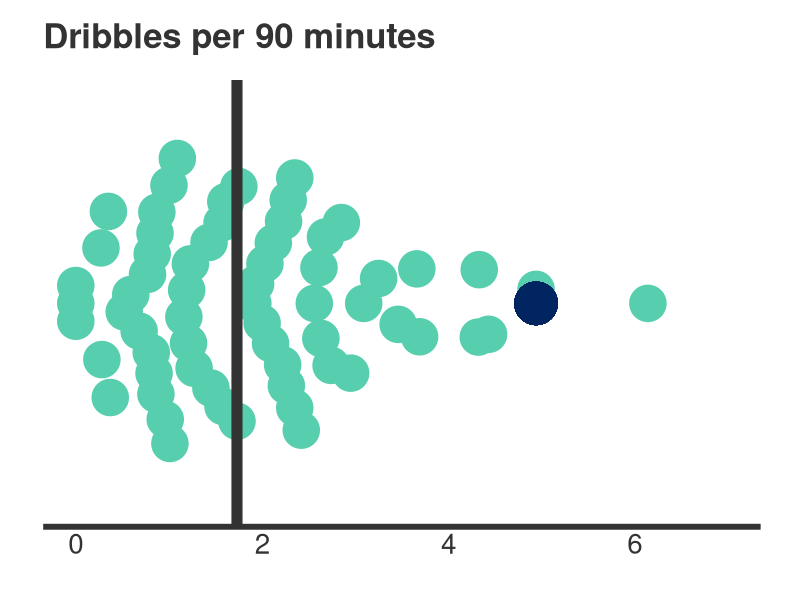

Reproduce this figure in R. (Note: this script raises an error after producing the figure.)
# Install relevant packages
install.packages("beeswarm")
install.packages("ggbeeswarm")
install.packages("readxl")
install.packages("ggpubr")

# Load relevant packages
library(beeswarm)
library(ggplot2)
library(ggbeeswarm)
library(readxl)
library(ggpubr)

# Get working directory
getwd()

# Load data
data <- read_excel("Dribbles.xlsx")
data2 <- read_excel("Through_passes.xlsx")
data3 <- read_excel("Passes.xlsx")

# Create plot
ggplot(data = data, aes(x = factor(0), y = data$`Dribbles per 90`)) +
  geom_quasirandom(colour = "#57ceae", size = 12, method = "smiley") +
  ggtitle("Dribbles per 90 minutes") +
  theme(axis.title.y = element_blank(),
        axis.text.y = element_blank(),
        axis.ticks.y = element_blank(),
        axis.title.x = element_blank(),
        axis.text.x = element_text(size = 20, colour = "#333333"),
        axis.ticks.x = element_blank(),
        plot.title = element_text(size = 25, vjust = 3, colour = "#333333", face = "bold"),
        plot.margin = unit(c(1, 1, 1, 1), "cm"),
        panel.grid.major = element_blank(), 
        panel.grid.minor = element_blank(),
        panel.background = element_blank(), 
        axis.line.x = element_line(colour = "#333333", size = 2)) +
  stat_summary(fun.y = median,
               fun.ymin = median,
               fun.ymax = median,
               geom = "crossbar", 
               colour = "#333333",
               width = 1.2,
               size = 1.5) +
  scale_y_continuous(limits = c(0, 7)) +
  geom_point(aes(y = 4.94), colour = "#002560", size = 14) +
  coord_flip() 




test <- ggarrange(dribbles, dribbles, dribbles, dribbles, dribbles, dribbles,
                    ncol = 3, nrow = 2)
test

annotate_figure(test,
                top = text_grob("Template: central midfielder", color = "#333333", face = "bold", size = 30, just = "center"))

                